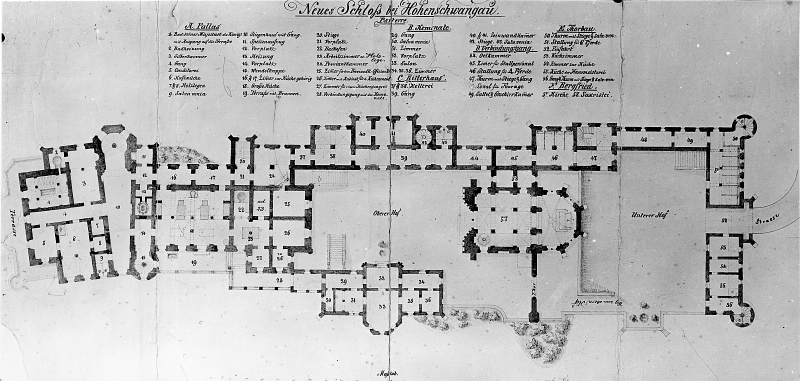
#> input picture apps/castle/du-lieu-goc/Grundriss_Parterre_Neuschwanstein.jpg, 1600 x 761 px (shown at 1/2 size)
$ python thu-anh.py ../du-lieu-goc/Grundriss_Parterre_Neuschwanstein.jpg ../du-lieu-goc/Schloss_Neuschwanstein_-_Grundriss_der_Gesamtanlage.jpg
#> lines starting #> are read from the running program, lines starting #| are printed output that depends on the picture
#!/usr/bin/env python3
# THU ẢNH: thu nhỏ ảnh (hoặc cắt một vùng rồi thu) về cạnh dài <= 1000 px để xem bằng mắt khi đếm chi tiết mặt tường.
#   python3 apps/castle/scripts/thu-anh.py <ảnh vào> <ảnh ra> [x0 y0 x1 y1 theo tỉ lệ 0..1]
# tra-repo-ok: keo nội bộ, chỉ gọi PIL thumbnail.
import sys
from PIL import Image

vao, ra = sys.argv[1], sys.argv[2]
im = Image.open(vao)
#> im is the input picture: PIL image 1600x761 RGB; min 0, max 255, mean 186.2
print('gốc', im.size)
#| gốc (1600, 761)
if len(sys.argv) >= 7:
    x0, y0, x1, y1 = (float(v) for v in sys.argv[3:7])
    w, h = im.size
    im = im.crop((int(x0 * w), int(y0 * h), int(x1 * w), int(y1 * h)))
im.thumbnail((1000, 1000))
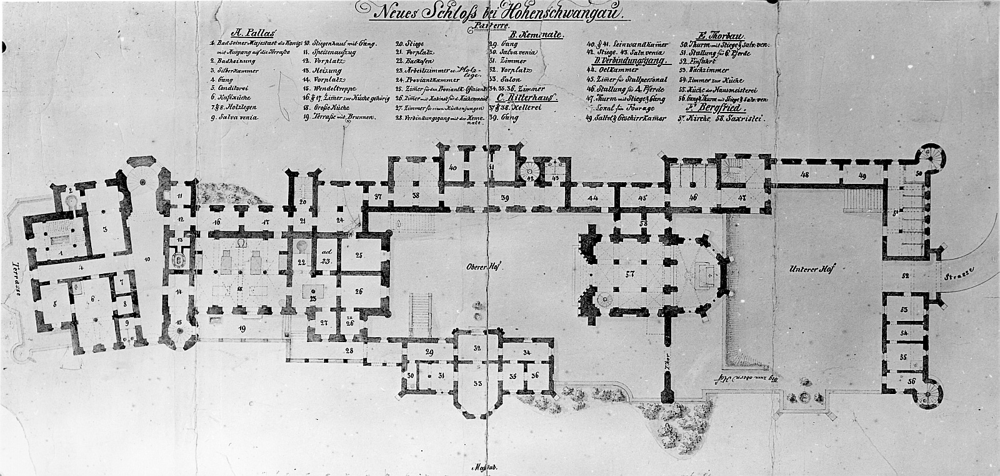
#> im: PIL image 1000x476 RGB; min 0, max 255, mean 186.3
im.convert('RGB').save(ra, quality=85)
print('ra', im.size, ra)
#| ra (1000, 476) ../du-lieu-goc/Schloss_Neuschwanstein_-_Grundriss_der_Gesamtanlage.jpg
